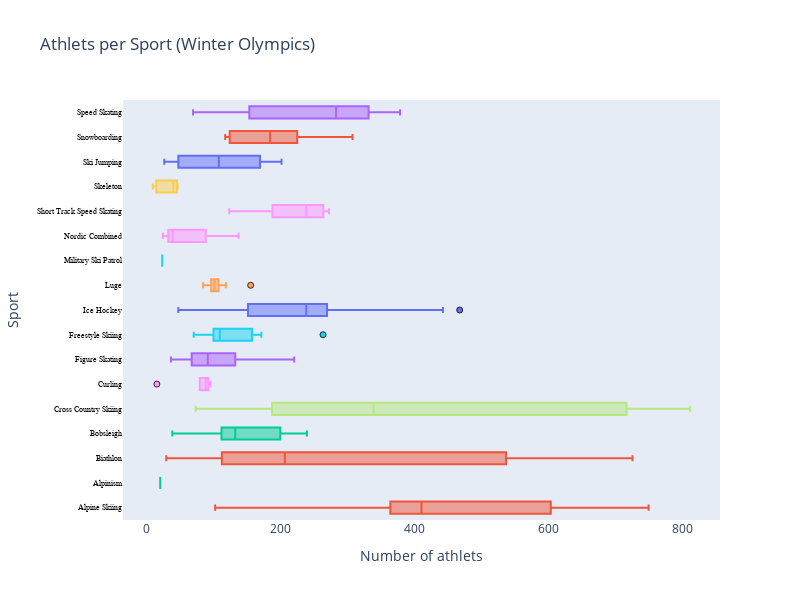

Source (notebook cell):
### Code cell
# select only Winter Olympics
df_W = df[df['Season']=='Winter']
# draw the boxplots for the Summer Olympics
draw_group(df_W, "Athlets per Sport (Winter Olympics)",600)

### Figure 1 — Plotly figure (JSON) as saved in the notebook; plotly's stock layout.template omitted (floating-point values rounded to 4 significant figures)
{"data": [{"marker": {"line": {"color": "black", "width": 0.8}}, "name": "Aeronautics", "orientation": "h", "text": [], "x": [], "type": "box"}, {"marker": {"line": {"color": "black", "width": 0.8}}, "name": "Alpine Skiing", "orientation": "h", "text": ["Garmisch-Partenkirchen", "Sankt Moritz", "Oslo", "Cortina d'Ampezzo", "Squaw Valley", "Innsbruck", "Grenoble", "Sapporo", "Innsbruck", "Lake Placid", "Sarajevo", "Calgary", "Albertville", "Lillehammer", "Nagano", "Salt Lake City", "Torino", "Vancouver", "Sochi"], "x": [103, 360, 378, 403, 320, 411, 422, 325, 390, 327, 401, 668, 750, 544, 477, 559, 619, 685, 687], "type": "box"}, {"marker": {"line": {"color": "black", "width": 0.8}}, "name": "Alpinism", "orientation": "h", "text": ["Chamonix"], "x": [21], "type": "box"}, {"marker": {"line": {"color": "black", "width": 0.8}}, "name": "Archery", "orientation": "h", "text": [], "x": [], "type": "box"}, {"marker": {"line": {"color": "black", "width": 0.8}}, "name": "Art Competitions", "orientation": "h", "text": [], "x": [], "type": "box"}, {"marker": {"line": {"color": "black", "width": 0.8}}, "name": "Athletics", "orientation": "h", "text": [], "x": [], "type": "box"}, {"marker": {"line": {"color": "black", "width": 0.8}}, "name": "Badminton", "orientation": "h", "text": [], "x": [], "type": "box"}, {"marker": {"line": {"color": "black", "width": 0.8}}, "name": "Baseball", "orientation": "h", "text": [], "x": [], "type": "box"}, {"marker": {"line": {"color": "black", "width": 0.8}}, "name": "Basketball", "orientation": "h", "text": [], "x": [], "type": "box"}, {"marker": {"line": {"color": "black", "width": 0.8}}, "name": "Basque Pelota", "orientation": "h", "text": [], "x": [], "type": "box"}, {"marker": {"line": {"color": "black", "width": 0.8}}, "name": "Beach Volleyball", "orientation": "h", "text": [], "x": [], "type": "box"}, {"marker": {"line": {"color": "black", "width": 0.8}}, "name": "Biathlon", "orientation": "h", "text": ["Squaw Valley", "Innsbruck", "Grenoble", "Sapporo", "Innsbruck", "Lake Placid", "Sarajevo", "Calgary", "Albertville", "Lillehammer", "Nagano", "Salt Lake City", "Torino", "Vancouver", "Sochi"], "x": [30, 51, 116, 106, 112, 159, 195, 207, 457, 416, 413, 564, 658, 683, 726], "type": "box"}, {"marker": {"line": {"color": "black", "width": 0.8}}, "name": "Bobsleigh", "orientation": "h", "text": ["Chamonix", "Sankt Moritz", "Lake Placid", "Garmisch-Partenkirchen", "Sankt Moritz", "Oslo", "Cortina d'Ampezzo", "Innsbruck", "Grenoble", "Sapporo", "Innsbruck", "Lake Placid", "Sarajevo", "Calgary", "Albertville", "Lillehammer", "Nagano", "Salt Lake City", "Torino", "Vancouver", "Sochi"], "x": [39, 116, 52, 118, 92, 96, 135, 117, 120, 114, 133, 108, 152, 186, 216, 207, 204, 240, 191, 199, 223], "type": "box"}, {"marker": {"line": {"color": "black", "width": 0.8}}, "name": "Boxing", "orientation": "h", "text": [], "x": [], "type": "box"}, {"marker": {"line": {"color": "black", "width": 0.8}}, "name": "Canoeing", "orientation": "h", "text": [], "x": [], "type": "box"}, {"marker": {"line": {"color": "black", "width": 0.8}}, "name": "Cricket", "orientation": "h", "text": [], "x": [], "type": "box"}, {"marker": {"line": {"color": "black", "width": 0.8}}, "name": "Croquet", "orientation": "h", "text": [], "x": [], "type": "box"}, {"marker": {"line": {"color": "black", "width": 0.8}}, "name": "Cross Country Skiing", "orientation": "h", "text": ["Chamonix", "Sankt Moritz", "Lake Placid", "Garmisch-Partenkirchen", "Sankt Moritz", "Oslo", "Cortina d'Ampezzo", "Squaw Valley", "Innsbruck", "Grenoble", "Sapporo", "Innsbruck", "Lake Placid", "Sarajevo", "Calgary", "Albertville", "Lillehammer", "Nagano", "Salt Lake City", "Torino", "Vancouver", "Sochi"], "x": [74, 90, 74, 175, 156, 188, 275, 216, 332, 344, 335, 395, 309, 477, 528, 717, 639, 733, 774, 812, 725, 765], "type": "box"}, {"marker": {"line": {"color": "black", "width": 0.8}}, "name": "Curling", "orientation": "h", "text": ["Chamonix", "Nagano", "Salt Lake City", "Torino", "Vancouver", "Sochi"], "x": [16, 80, 96, 91, 93, 87], "type": "box"}, {"marker": {"line": {"color": "black", "width": 0.8}}, "name": "Cycling", "orientation": "h", "text": [], "x": [], "type": "box"}, {"marker": {"line": {"color": "black", "width": 0.8}}, "name": "Diving", "orientation": "h", "text": [], "x": [], "type": "box"}, {"marker": {"line": {"color": "black", "width": 0.8}}, "name": "Equestrianism", "orientation": "h", "text": [], "x": [], "type": "box"}, {"marker": {"line": {"color": "black", "width": 0.8}}, "name": "Fencing", "orientation": "h", "text": [], "x": [], "type": "box"}, {"marker": {"line": {"color": "black", "width": 0.8}}, "name": "Figure Skating", "orientation": "h", "text": ["Chamonix", "Sankt Moritz", "Lake Placid", "Garmisch-Partenkirchen", "Sankt Moritz", "Oslo", "Cortina d'Ampezzo", "Squaw Valley", "Innsbruck", "Grenoble", "Sapporo", "Innsbruck", "Lake Placid", "Sarajevo", "Calgary", "Albertville", "Lillehammer", "Nagano", "Salt Lake City", "Torino", "Vancouver", "Sochi"], "x": [37, 63, 41, 87, 71, 65, 59, 71, 88, 96, 68, 105, 85, 114, 129, 133, 130, 145, 143, 147, 146, 221], "type": "box"}, {"marker": {"line": {"color": "black", "width": 0.8}}, "name": "Football", "orientation": "h", "text": [], "x": [], "type": "box"}, {"marker": {"line": {"color": "black", "width": 0.8}}, "name": "Freestyle Skiing", "orientation": "h", "text": ["Albertville", "Lillehammer", "Nagano", "Salt Lake City", "Torino", "Vancouver", "Sochi"], "x": [71, 99, 110, 105, 116, 172, 264], "type": "box"}, {"marker": {"line": {"color": "black", "width": 0.8}}, "name": "Golf", "orientation": "h", "text": [], "x": [], "type": "box"}, {"marker": {"line": {"color": "black", "width": 0.8}}, "name": "Gymnastics", "orientation": "h", "text": [], "x": [], "type": "box"}, {"marker": {"line": {"color": "black", "width": 0.8}}, "name": "Handball", "orientation": "h", "text": [], "x": [], "type": "box"}, {"marker": {"line": {"color": "black", "width": 0.8}}, "name": "Hockey", "orientation": "h", "text": [], "x": [], "type": "box"}, {"marker": {"line": {"color": "black", "width": 0.8}}, "name": "Ice Hockey", "orientation": "h", "text": ["Chamonix", "Sankt Moritz", "Lake Placid", "Garmisch-Partenkirchen", "Sankt Moritz", "Oslo", "Cortina d'Ampezzo", "Squaw Valley", "Innsbruck", "Grenoble", "Sapporo", "Innsbruck", "Lake Placid", "Sarajevo", "Calgary", "Albertville", "Lillehammer", "Nagano", "Salt Lake City", "Torino", "Vancouver", "Sochi"], "x": [82, 124, 48, 173, 139, 147, 169, 152, 270, 250, 208, 217, 239, 239, 265, 267, 268, 426, 468, 442, 420, 443], "type": "box"}, {"marker": {"line": {"color": "black", "width": 0.8}}, "name": "Jeu De Paume", "orientation": "h", "text": [], "x": [], "type": "box"}, {"marker": {"line": {"color": "black", "width": 0.8}}, "name": "Judo", "orientation": "h", "text": [], "x": [], "type": "box"}, {"marker": {"line": {"color": "black", "width": 0.8}}, "name": "Lacrosse", "orientation": "h", "text": [], "x": [], "type": "box"}, {"marker": {"line": {"color": "black", "width": 0.8}}, "name": "Luge", "orientation": "h", "text": ["Innsbruck", "Grenoble", "Sapporo", "Innsbruck", "Lake Placid", "Sarajevo", "Calgary", "Albertville", "Lillehammer", "Nagano", "Salt Lake City", "Torino", "Vancouver", "Sochi"], "x": [85, 106, 107, 119, 94, 89, 98, 98, 98, 97, 117, 108, 107, 156], "type": "box"}, {"marker": {"line": {"color": "black", "width": 0.8}}, "name": "Military Ski Patrol", "orientation": "h", "text": ["Chamonix"], "x": [24], "type": "box"}, {"marker": {"line": {"color": "black", "width": 0.8}}, "name": "Modern Pentathlon", "orientation": "h", "text": [], "x": [], "type": "box"}, {"marker": {"line": {"color": "black", "width": 0.8}}, "name": "Motorboating", "orientation": "h", "text": [], "x": [], "type": "box"}, {"marker": {"line": {"color": "black", "width": 0.8}}, "name": "Nordic Combined", "orientation": "h", "text": ["Chamonix", "Sankt Moritz", "Lake Placid", "Garmisch-Partenkirchen", "Sankt Moritz", "Oslo", "Cortina d'Ampezzo", "Squaw Valley", "Innsbruck", "Grenoble", "Sapporo", "Innsbruck", "Lake Placid", "Sarajevo", "Calgary", "Albertville", "Lillehammer", "Nagano", "Salt Lake City", "Torino", "Vancouver", "Sochi"], "x": [30, 35, 33, 51, 39, 25, 36, 33, 32, 41, 40, 34, 31, 28, 75, 78, 89, 92, 125, 138, 131, 128], "type": "box"}, {"marker": {"line": {"color": "black", "width": 0.8}}, "name": "Polo", "orientation": "h", "text": [], "x": [], "type": "box"}, {"marker": {"line": {"color": "black", "width": 0.8}}, "name": "Racquets", "orientation": "h", "text": [], "x": [], "type": "box"}, {"marker": {"line": {"color": "black", "width": 0.8}}, "name": "Rhythmic Gymnastics", "orientation": "h", "text": [], "x": [], "type": "box"}, {"marker": {"line": {"color": "black", "width": 0.8}}, "name": "Roque", "orientation": "h", "text": [], "x": [], "type": "box"}, {"marker": {"line": {"color": "black", "width": 0.8}}, "name": "Rowing", "orientation": "h", "text": [], "x": [], "type": "box"}, {"marker": {"line": {"color": "black", "width": 0.8}}, "name": "Rugby", "orientation": "h", "text": [], "x": [], "type": "box"}, {"marker": {"line": {"color": "black", "width": 0.8}}, "name": "Rugby Sevens", "orientation": "h", "text": [], "x": [], "type": "box"}, {"marker": {"line": {"color": "black", "width": 0.8}}, "name": "Sailing", "orientation": "h", "text": [], "x": [], "type": "box"}, {"marker": {"line": {"color": "black", "width": 0.8}}, "name": "Shooting", "orientation": "h", "text": [], "x": [], "type": "box"}, {"marker": {"line": {"color": "black", "width": 0.8}}, "name": "Short Track Speed Skating", "orientation": "h", "text": ["Albertville", "Lillehammer", "Nagano", "Salt Lake City", "Torino", "Vancouver", "Sochi"], "x": [124, 188, 190, 251, 239, 273, 269], "type": "box"}, {"marker": {"line": {"color": "black", "width": 0.8}}, "name": "Skeleton", "orientation": "h", "text": ["Sankt Moritz", "Sankt Moritz", "Salt Lake City", "Torino", "Vancouver", "Sochi"], "x": [10, 15, 39, 42, 47, 46], "type": "box"}, {"marker": {"line": {"color": "black", "width": 0.8}}, "name": "Ski Jumping", "orientation": "h", "text": ["Chamonix", "Sankt Moritz", "Lake Placid", "Garmisch-Partenkirchen", "Sankt Moritz", "Oslo", "Cortina d'Ampezzo", "Squaw Valley", "Innsbruck", "Grenoble", "Sapporo", "Innsbruck", "Lake Placid", "Sarajevo", "Calgary", "Albertville", "Lillehammer", "Nagano", "Salt Lake City", "Torino", "Vancouver", "Sochi"], "x": [27, 38, 34, 48, 49, 44, 51, 45, 105, 116, 108, 109, 98, 111, 157, 171, 164, 176, 178, 202, 170, 200], "type": "box"}, {"marker": {"line": {"color": "black", "width": 0.8}}, "name": "Snowboarding", "orientation": "h", "text": ["Nagano", "Salt Lake City", "Torino", "Vancouver", "Sochi"], "x": [127, 118, 198, 185, 308], "type": "box"}, {"marker": {"line": {"color": "black", "width": 0.8}}, "name": "Softball", "orientation": "h", "text": [], "x": [], "type": "box"}, {"marker": {"line": {"color": "black", "width": 0.8}}, "name": "Speed Skating", "orientation": "h", "text": ["Chamonix", "Sankt Moritz", "Lake Placid", "Garmisch-Partenkirchen", "Sankt Moritz", "Oslo", "Cortina d'Ampezzo", "Squaw Valley", "Innsbruck", "Grenoble", "Sapporo", "Innsbruck", "Lake Placid", "Sarajevo", "Calgary", "Albertville", "Lillehammer", "Nagano", "Salt Lake City", "Torino", "Vancouver", "Sochi"], "x": [110, 106, 70, 140, 154, 145, 179, 249, 287, 280, 244, 247, 296, 328, 326, 354, 318, 335, 332, 379, 366, 368], "type": "box"}, {"marker": {"line": {"color": "black", "width": 0.8}}, "name": "Swimming", "orientation": "h", "text": [], "x": [], "type": "box"}, {"marker": {"line": {"color": "black", "width": 0.8}}, "name": "Synchronized Swimming", "orientation": "h", "text": [], "x": [], "type": "box"}, {"marker": {"line": {"color": "black", "width": 0.8}}, "name": "Table Tennis", "orientation": "h", "text": [], "x": [], "type": "box"}, {"marker": {"line": {"color": "black", "width": 0.8}}, "name": "Taekwondo", "orientation": "h", "text": [], "x": [], "type": "box"}, {"marker": {"line": {"color": "black", "width": 0.8}}, "name": "Tennis", "orientation": "h", "text": [], "x": [], "type": "box"}, {"marker": {"line": {"color": "black", "width": 0.8}}, "name": "Trampolining", "orientation": "h", "text": [], "x": [], "type": "box"}, {"marker": {"line": {"color": "black", "width": 0.8}}, "name": "Triathlon", "orientation": "h", "text": [], "x": [], "type": "box"}, {"marker": {"line": {"color": "black", "width": 0.8}}, "name": "Tug-Of-War", "orientation": "h", "text": [], "x": [], "type": "box"}, {"marker": {"line": {"color": "black", "width": 0.8}}, "name": "Volleyball", "orientation": "h", "text": [], "x": [], "type": "box"}, {"marker": {"line": {"color": "black", "width": 0.8}}, "name": "Water Polo", "orientation": "h", "text": [], "x": [], "type": "box"}, {"marker": {"line": {"color": "black", "width": 0.8}}, "name": "Weightlifting", "orientation": "h", "text": [], "x": [], "type": "box"}, {"marker": {"line": {"color": "black", "width": 0.8}}, "name": "Wrestling", "orientation": "h", "text": [], "x": [], "type": "box"}], "layout": {"height": 600, "hovermode": "closest", "showlegend": false, "title": {"text": "Athlets per Sport (Winter Olympics)"}, "width": 800, "xaxis": {"showticklabels": true, "title": {"text": "Number of athlets"}, "type": "linear", "range": [-34.56, 856.6], "autorange": true}, "yaxis": {"showticklabels": true, "tickfont": {"color": "black", "family": "Old Standard TT, serif", "size": 8}, "title": {"text": "Sport"}, "type": "category", "range": [-0.5, 16.5], "autorange": true}}}
